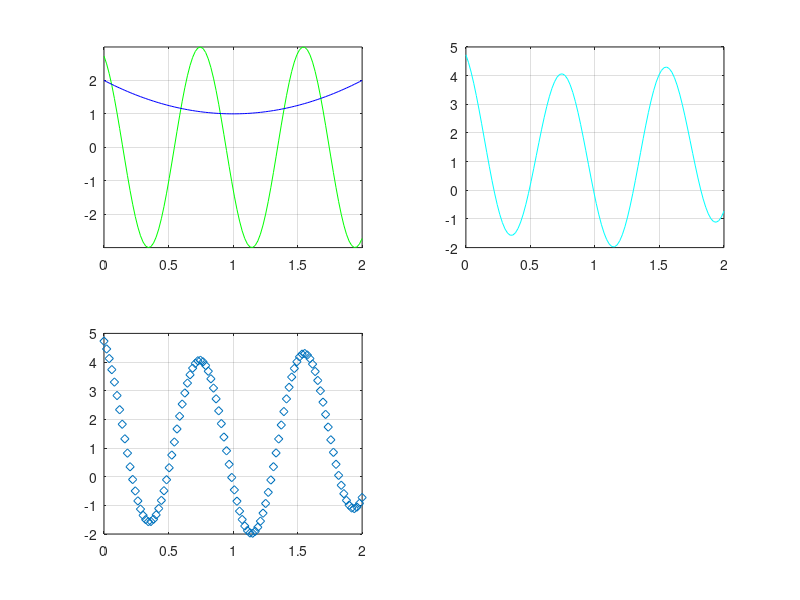

MATLAB code to generate this figure: (Note: this script raises an error after producing the figure.)
A = 3;
f = 1.25;
ph = 8/4;
t = linspace(0,2);
x = (t-1).^2 + 1;

y = A * sin(2*pi*f*t+ph);

subplot(2,2,1);
plot(t,y,'g')
hold on
grid on

plot(t,x,'b')
hold on 

ylim([min(y),max(y)])
xlim([0,2])

subplot(2,2,2)
plot(t,x+y,'c')
grid on


subplot(2,2,3)
ts = 0:0.1:2;
xs = (ts-1).^2 + 1;
ys = A * sin(2*pi*f*ts+ph);
plot(t,x+y,'d')
hold on
grid on
stem(ts,xs+ys,LineStyle = "none")

subplot(2,2,4)
rangemin = -5;
rangemax = 5;

sums = xs + ys;
floor = (sums - rangemin)/((rangemax-rangemin)/2.^3).*((rangemax-rangemin)/2.^4) 
sumsh = sums - mod(sums*4,1)/4;

plot(ts,floor,"k")
ylim([-5,5])
grid on
hold on



